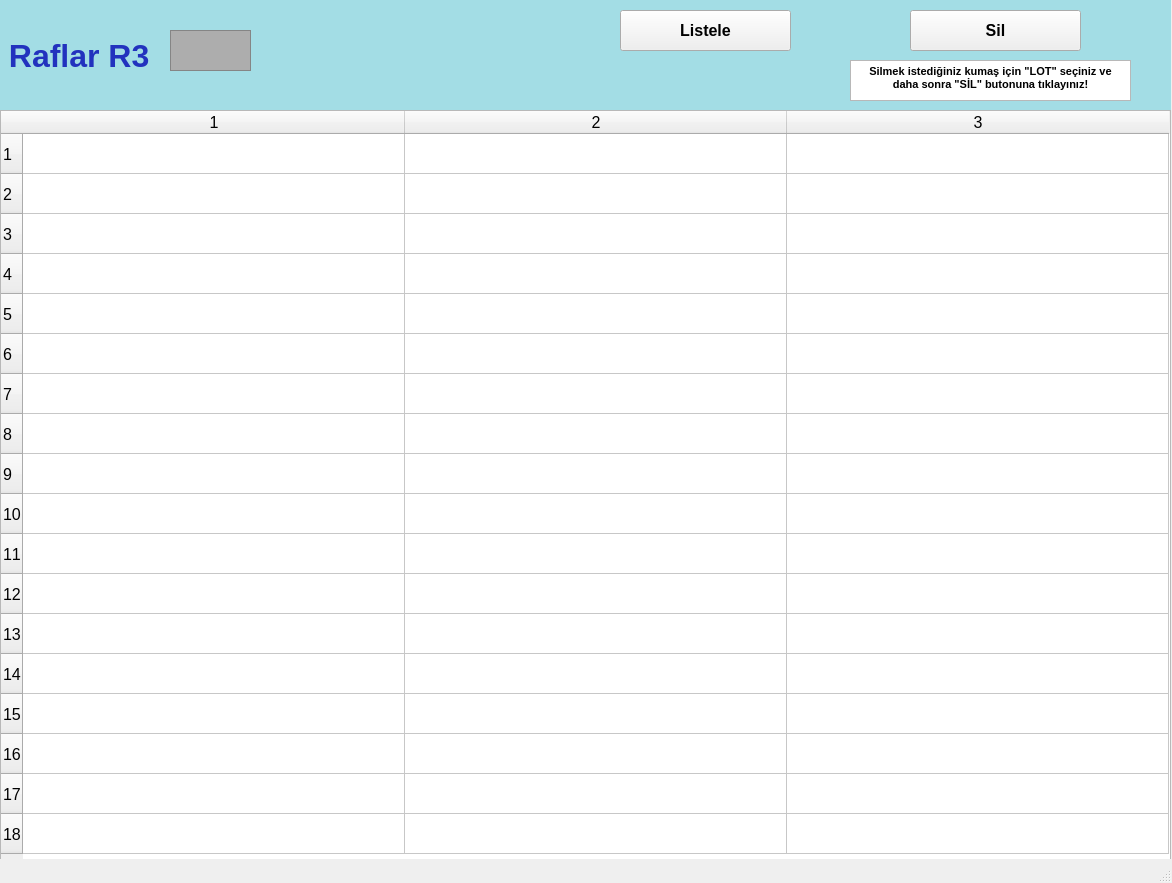
<?xml version="1.0" encoding="UTF-8"?>
<ui version="4.0">
 <class>raflarR3_ekran</class>
 <widget class="QMainWindow" name="raflarR3_ekran">
  <property name="geometry">
   <rect>
    <x>0</x>
    <y>0</y>
    <width>1172</width>
    <height>883</height>
   </rect>
  </property>
  <property name="font">
   <font>
    <pointsize>12</pointsize>
    <weight>50</weight>
    <bold>false</bold>
    <kerning>false</kerning>
   </font>
  </property>
  <property name="windowTitle">
   <string/>
  </property>
  <widget class="QWidget" name="centralwidget">
   <widget class="QLabel" name="raflarR1yazi_lbl">
    <property name="geometry">
     <rect>
      <x>0</x>
      <y>0</y>
      <width>1171</width>
      <height>111</height>
     </rect>
    </property>
    <property name="font">
     <font>
      <pointsize>24</pointsize>
      <weight>75</weight>
      <bold>true</bold>
     </font>
    </property>
    <property name="styleSheet">
     <string notr="true">background-color: rgb(163, 221, 229);
color: rgb(34, 50, 190);</string>
    </property>
    <property name="text">
     <string> Raflar R3</string>
    </property>
   </widget>
   <widget class="QFrame" name="raflarR1_img">
    <property name="geometry">
     <rect>
      <x>170</x>
      <y>30</y>
      <width>81</width>
      <height>41</height>
     </rect>
    </property>
    <property name="styleSheet">
     <string notr="true">background-color: rgb(173, 173, 173);</string>
    </property>
    <property name="frameShape">
     <enum>QFrame::StyledPanel</enum>
    </property>
    <property name="frameShadow">
     <enum>QFrame::Raised</enum>
    </property>
   </widget>
   <widget class="QTableWidget" name="R3_tw">
    <property name="geometry">
     <rect>
      <x>0</x>
      <y>110</y>
      <width>1171</width>
      <height>751</height>
     </rect>
    </property>
    <property name="baseSize">
     <size>
      <width>0</width>
      <height>0</height>
     </size>
    </property>
    <property name="rowCount">
     <number>18</number>
    </property>
    <property name="columnCount">
     <number>3</number>
    </property>
    <attribute name="horizontalHeaderVisible">
     <bool>true</bool>
    </attribute>
    <attribute name="horizontalHeaderCascadingSectionResizes">
     <bool>false</bool>
    </attribute>
    <attribute name="horizontalHeaderDefaultSectionSize">
     <number>382</number>
    </attribute>
    <attribute name="horizontalHeaderMinimumSectionSize">
     <number>38</number>
    </attribute>
    <attribute name="verticalHeaderDefaultSectionSize">
     <number>40</number>
    </attribute>
    <attribute name="verticalHeaderMinimumSectionSize">
     <number>23</number>
    </attribute>
    <row/>
    <row/>
    <row/>
    <row/>
    <row/>
    <row/>
    <row/>
    <row/>
    <row/>
    <row/>
    <row/>
    <row/>
    <row/>
    <row/>
    <row/>
    <row/>
    <row/>
    <row/>
    <column/>
    <column/>
    <column/>
   </widget>
   <widget class="QPushButton" name="listeleR3_btn">
    <property name="geometry">
     <rect>
      <x>620</x>
      <y>10</y>
      <width>171</width>
      <height>41</height>
     </rect>
    </property>
    <property name="font">
     <font>
      <pointsize>12</pointsize>
      <weight>75</weight>
      <bold>true</bold>
     </font>
    </property>
    <property name="text">
     <string>Listele</string>
    </property>
   </widget>
   <widget class="QPushButton" name="silR3_btn">
    <property name="geometry">
     <rect>
      <x>910</x>
      <y>10</y>
      <width>171</width>
      <height>41</height>
     </rect>
    </property>
    <property name="font">
     <font>
      <pointsize>12</pointsize>
      <weight>75</weight>
      <bold>true</bold>
     </font>
    </property>
    <property name="text">
     <string>Sil</string>
    </property>
   </widget>
   <widget class="QTextBrowser" name="textBrowser">
    <property name="geometry">
     <rect>
      <x>850</x>
      <y>60</y>
      <width>281</width>
      <height>41</height>
     </rect>
    </property>
    <property name="html">
     <string>&lt;!DOCTYPE HTML PUBLIC &quot;-//W3C//DTD HTML 4.0//EN&quot; &quot;http://www.w3.org/TR/REC-html40/strict.dtd&quot;&gt;
&lt;html&gt;&lt;head&gt;&lt;meta name=&quot;qrichtext&quot; content=&quot;1&quot; /&gt;&lt;style type=&quot;text/css&quot;&gt;
p, li { white-space: pre-wrap; }
&lt;/style&gt;&lt;/head&gt;&lt;body style=&quot; font-family:'MS Shell Dlg 2'; font-size:12pt; font-weight:400; font-style:normal;&quot;&gt;
&lt;p align=&quot;center&quot; style=&quot; margin-top:0px; margin-bottom:0px; margin-left:0px; margin-right:0px; -qt-block-indent:0; text-indent:0px;&quot;&gt;&lt;span style=&quot; font-size:8pt; font-weight:600;&quot;&gt;Silmek istediğiniz kumaş için &amp;quot;LOT&amp;quot; seçiniz ve daha sonra &amp;quot;SİL&amp;quot; butonuna tıklayınız!&lt;/span&gt;&lt;/p&gt;&lt;/body&gt;&lt;/html&gt;</string>
    </property>
   </widget>
  </widget>
  <widget class="QStatusBar" name="statusbar"/>
 </widget>
 <resources/>
 <connections/>
</ui>
